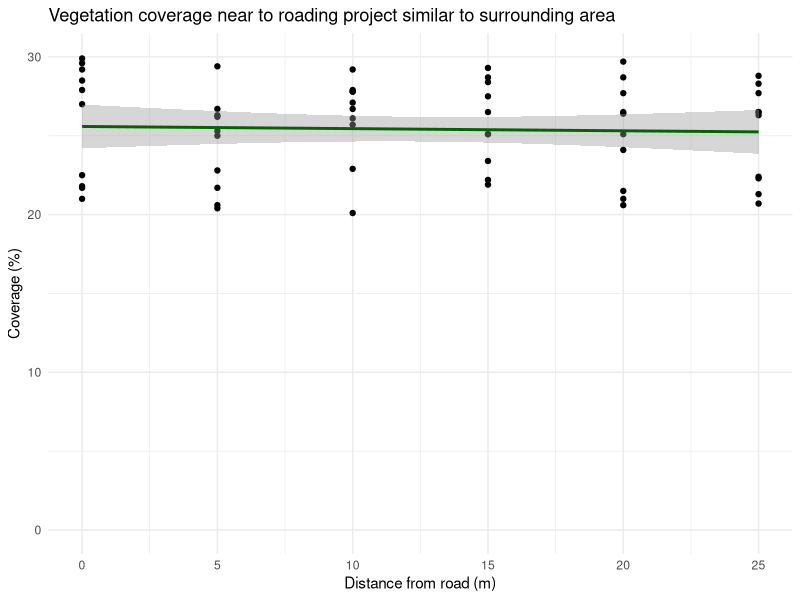

Reproduce this figure in R.

set.seed(12)
frog_weights <- round(rnorm(30, mean = 7.1),1)

# The weights of 30 frogs
frog_weights <- c(5.6, 8.7, 6.1, 6.2, 5.1, 6.8, 6.8, 6.5, 7.0, 7.5, 6.3, 5.8, 6.3, 7.1, 6.9, 6.4, 8.3, 7.4, 7.6, 6.8, 7.3, 9.1, 8.1, 6.8, 6.1, 6.8, 6.9, 7.2, 7.2, 7.5)

# One sample t-test
t.test(frog_weights, mu = 6.5)


library(tidyverse)

set.seed(21)
data <- tibble(dist_from_road = rep(seq(0, 100, by = 5), each=10), 
               coverage = round(c(runif(60, 0.2, 0.3), 
                            runif(50, 0.2, 0.6),
                            runif(100, 0.5, 0.8))*100,1))


print(data, n = 210)

ggplot(data, aes(x = dist_from_road, y = coverage)) +
  geom_point() +
  xlim(0, 25) +
  ylim(0, 30) +
  geom_smooth(method = "lm", col="darkgreen") +
  labs(x = "Distance from road (m)", y = "Coverage (%)",
       title = "Vegetation coverage near to roading project similar to surrounding area") +
  theme_minimal()

